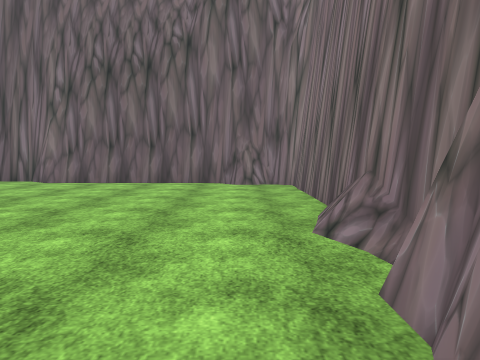
View 1 (above)

23 first-person views from a walk through a scene from a Unity 3-D project. The camera is 1.3 m above the floor, tilts 4° down and sees 70° across. The floor is counted in squares, 2 m on a side. Each view is taken from the middle of a square. On the plan, view 1 faces up. The plan holds only what a view shows up to about 10 squares ahead; the rest is blank. The place goes on beyond the plan. The player character is not drawn. Some surface patterns are stand-ins.

View 2
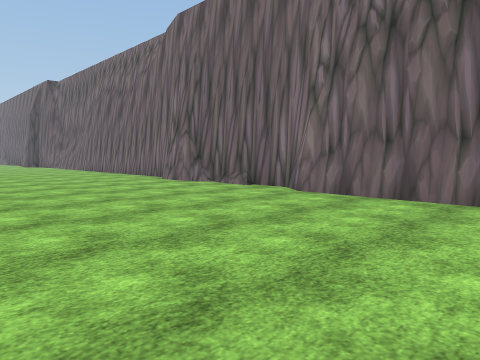

View 3
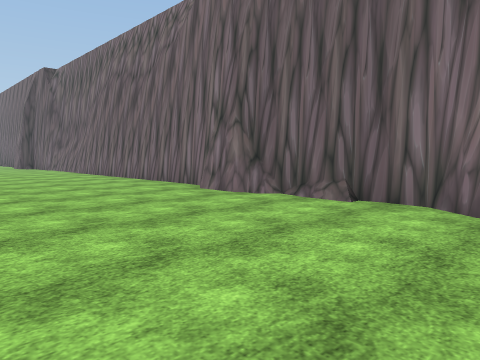

View 4
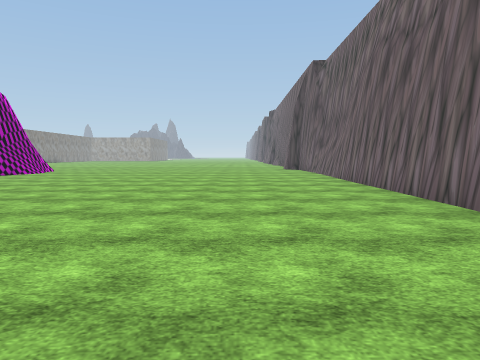

View 5
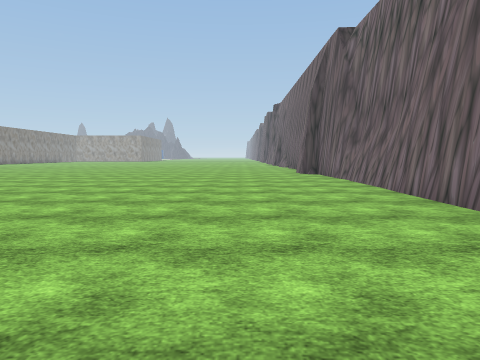

View 6
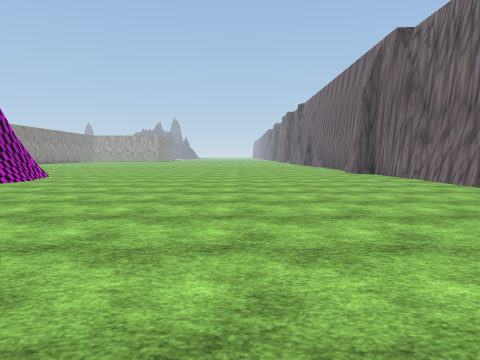

View 7
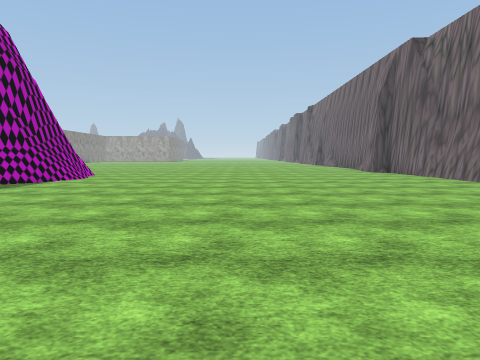

View 8
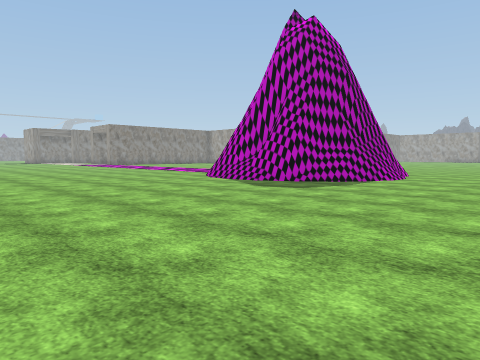

View 9
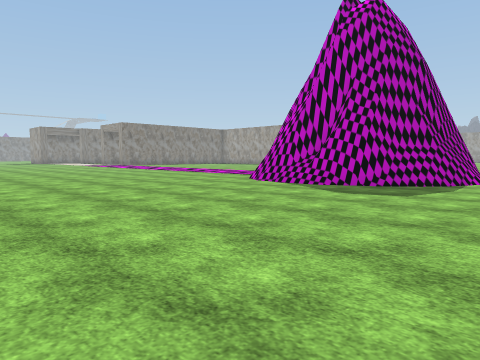

View 10
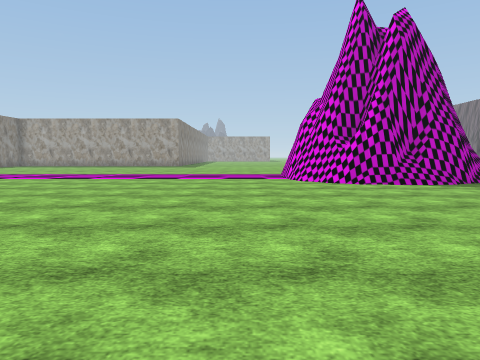

View 11
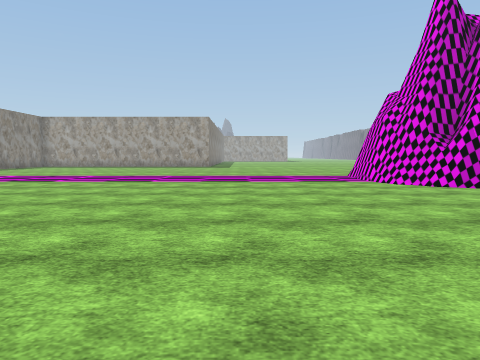

View 12
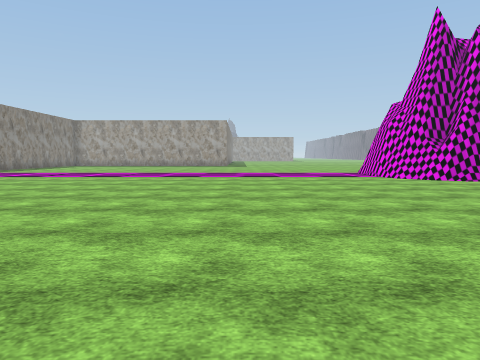

View 13
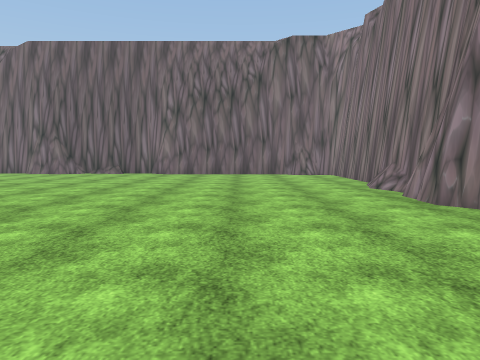

View 14
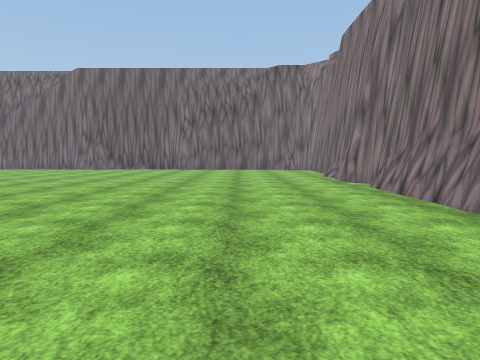

View 15
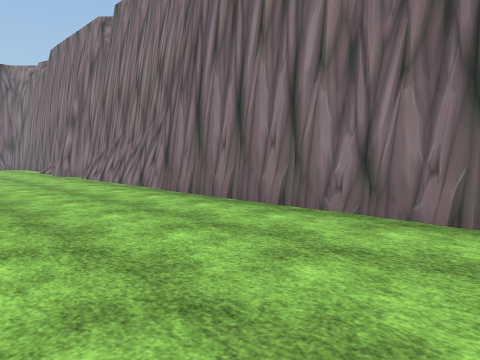

View 16
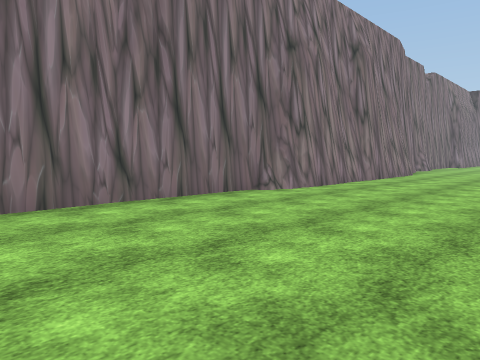

View 17
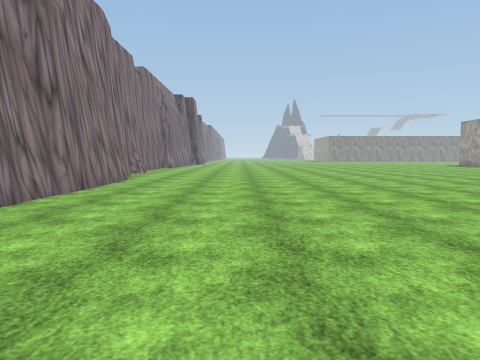

View 18
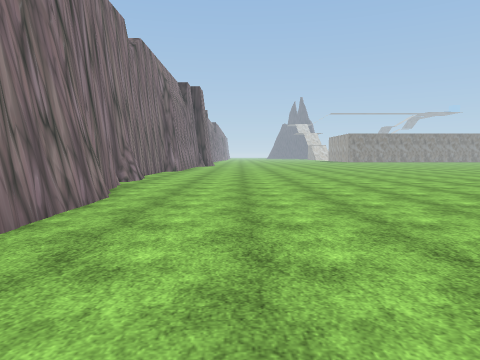

View 19
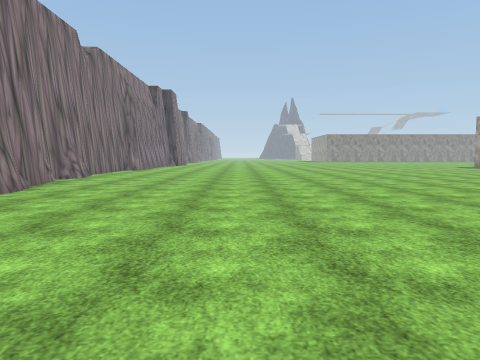

View 20
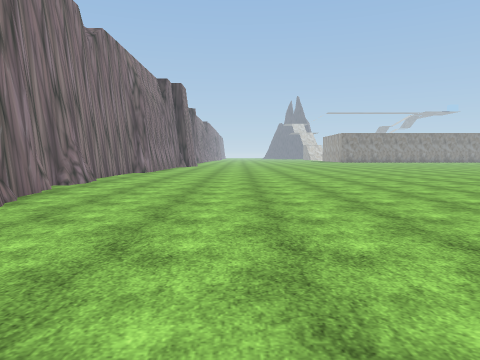

View 21
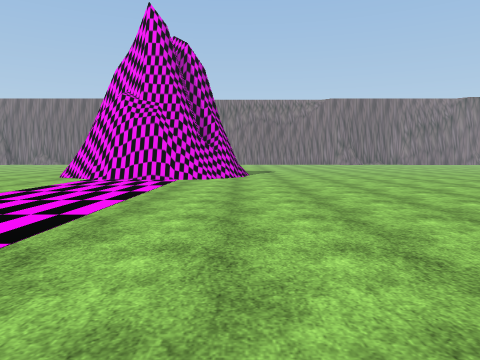

View 22
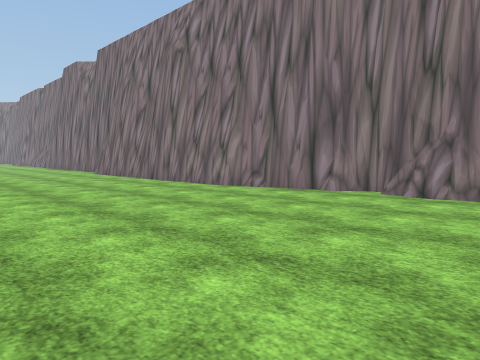

View 23
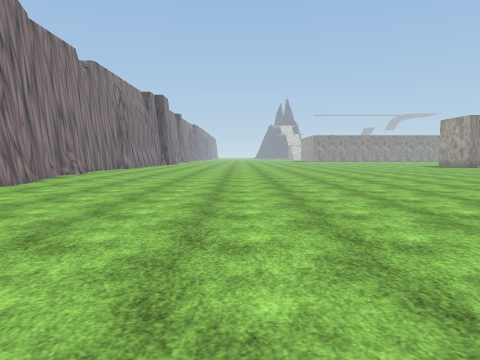

### Floor plan
Key: @ floor where view 1 was taken; # wall or solid block; . floor; = window, fence, low wall or low ledge.
Columns run from 21 left of view 1 to 1 right of it. Each row starts with its distance up from view 1.
  9 ############ ####
  8 ............#=...######
  7 ......................#
  6 ......................#
  5 ......................#
  4 ......................#
  3 ............  ........#
  2 ............ .........#
  1 ............ .........#
  0 ............ ........@#
 -1 ............  ........#
 -2 ###.........   .......#
 -3   ##........   .......#
 -4    ##......     ......#
 -5    ##......      .....#
 -6    ##......      .....#
 -7 ####.......      .....#
 -8 ............     .....#
 -9 .............    .....#
-10 ............     .....#
-11 .............   ......#
-12 .............. .......#
-13  ............ .......#
-14  ...........  .......#
-15  .........   ........#
-16  ........   .........#
-17  ......     .........#
-18    ...     ..........#
-19           ...........#
-20           ...........#
-21           ............#
-22            ...........#
-23            ...........#
-24             ..........#
-25             ..........#

Where each view was taken, in squares from view 1:
view 1: 0 up, 0 right, facing up
view 2: 3 up, 1 left, facing up-left
view 3: 4 up, 4 left, facing up-left
view 4: 6 up, 7 left, facing left
view 5: 6 up, 11 left, facing left
view 6: 4 up, 11 left, facing left
view 7: 3 up, 10 left, facing left
view 8: 2 up, 10 left, facing down-left
view 9: 0 up, 10 left, facing down-left
view 10: 9 down, 9 left, facing left
view 11: 11 down, 10 left, facing left
view 12: 12 down, 8 left, facing left
view 13: 4 down, 2 left, facing up
view 14: 8 down, 2 left, facing up
view 15: 11 down, 3 left, facing up-right
view 16: 7 down, 4 left, facing down-right
view 17: 10 down, 3 left, facing down
view 18: 14 down, 2 left, facing down
view 19: 13 down, 4 left, facing down
view 20: 15 down, 3 left, facing down
view 21: 17 down, 17 left, facing up
view 22: 25 down, 5 left, facing up-right
view 23: 11 down, 5 left, facing down
